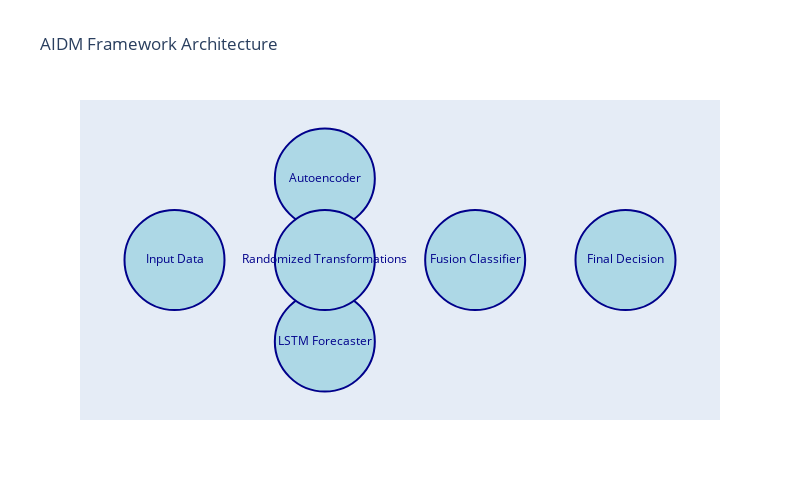

Notebook code for this chart:
### Markdown cell above
## 2. AIDM Framework Overview

The AIDM system combines multiple detection techniques for comprehensive anomaly detection:

### Code cell
# Create AIDM framework overview diagram
fig = go.Figure()

# Define components and their positions
components = {
    'Input Data': (0, 0),
    'Autoencoder': (1, 1),
    'LSTM Forecaster': (1, -1),
    'Randomized Transformations': (1, 0),
    'Fusion Classifier': (2, 0),
    'Final Decision': (3, 0)
}

# Add component boxes
for component, (x, y) in components.items():
    fig.add_trace(go.Scatter(
        x=[x], y=[y],
        mode='markers+text',
        marker=dict(size=100, color='lightblue', line=dict(width=2, color='darkblue')),
        text=component,
        textposition='middle center',
        textfont=dict(size=12, color='darkblue'),
        showlegend=False
    ))

# Add arrows
arrows = [
    ((0, 0), (1, 1)),  # Input -> Autoencoder
    ((0, 0), (1, -1)), # Input -> LSTM
    ((0, 0), (1, 0)),  # Input -> Transformations
    ((1, 1), (2, 0)),  # Autoencoder -> Fusion
    ((1, -1), (2, 0)), # LSTM -> Fusion
    ((1, 0), (2, 0)),  # Transformations -> Fusion
    ((2, 0), (3, 0))   # Fusion -> Decision
]

for (start, end) in arrows:
    fig.add_annotation(
        x=end[0], y=end[1],
        ax=start[0], ay=start[1],
        arrowhead=2, arrowsize=1, arrowwidth=2,
        arrowcolor='gray'
    )

fig.update_layout(
    title="AIDM Framework Architecture",
    xaxis=dict(showgrid=False, zeroline=False, showticklabels=False),
    yaxis=dict(showgrid=False, zeroline=False, showticklabels=False),
    width=800, height=500,
    showlegend=False
)

fig.show()

### Figure 1 — Plotly figure (JSON) as saved in the notebook; plotly's stock layout.template omitted (floating-point values rounded to 4 significant figures)
{"data": [{"marker": {"color": "lightblue", "line": {"color": "darkblue", "width": 2}, "size": 100}, "mode": "markers+text", "showlegend": false, "text": "Input Data", "textfont": {"color": "darkblue", "size": 12}, "textposition": "middle center", "type": "scatter", "x": [0], "y": [0]}, {"marker": {"color": "lightblue", "line": {"color": "darkblue", "width": 2}, "size": 100}, "mode": "markers+text", "showlegend": false, "text": "Autoencoder", "textfont": {"color": "darkblue", "size": 12}, "textposition": "middle center", "type": "scatter", "x": [1], "y": [1]}, {"marker": {"color": "lightblue", "line": {"color": "darkblue", "width": 2}, "size": 100}, "mode": "markers+text", "showlegend": false, "text": "LSTM Forecaster", "textfont": {"color": "darkblue", "size": 12}, "textposition": "middle center", "type": "scatter", "x": [1], "y": [-1]}, {"marker": {"color": "lightblue", "line": {"color": "darkblue", "width": 2}, "size": 100}, "mode": "markers+text", "showlegend": false, "text": "Randomized Transformations", "textfont": {"color": "darkblue", "size": 12}, "textposition": "middle center", "type": "scatter", "x": [1], "y": [0]}, {"marker": {"color": "lightblue", "line": {"color": "darkblue", "width": 2}, "size": 100}, "mode": "markers+text", "showlegend": false, "text": "Fusion Classifier", "textfont": {"color": "darkblue", "size": 12}, "textposition": "middle center", "type": "scatter", "x": [2], "y": [0]}, {"marker": {"color": "lightblue", "line": {"color": "darkblue", "width": 2}, "size": 100}, "mode": "markers+text", "showlegend": false, "text": "Final Decision", "textfont": {"color": "darkblue", "size": 12}, "textposition": "middle center", "type": "scatter", "x": [3], "y": [0]}], "layout": {"annotations": [{"arrowcolor": "gray", "arrowhead": 2, "arrowsize": 1, "arrowwidth": 2, "ax": 0, "ay": 0, "x": 1, "y": 1}, {"arrowcolor": "gray", "arrowhead": 2, "arrowsize": 1, "arrowwidth": 2, "ax": 0, "ay": 0, "x": 1, "y": -1}, {"arrowcolor": "gray", "arrowhead": 2, "arrowsize": 1, "arrowwidth": 2, "ax": 0, "ay": 0, "x": 1, "y": 0}, {"arrowcolor": "gray", "arrowhead": 2, "arrowsize": 1, "arrowwidth": 2, "ax": 1, "ay": 1, "x": 2, "y": 0}, {"arrowcolor": "gray", "arrowhead": 2, "arrowsize": 1, "arrowwidth": 2, "ax": 1, "ay": -1, "x": 2, "y": 0}, {"arrowcolor": "gray", "arrowhead": 2, "arrowsize": 1, "arrowwidth": 2, "ax": 1, "ay": 0, "x": 2, "y": 0}, {"arrowcolor": "gray", "arrowhead": 2, "arrowsize": 1, "arrowwidth": 2, "ax": 2, "ay": 0, "x": 3, "y": 0}], "height": 500, "showlegend": false, "title": {"text": "AIDM Framework Architecture"}, "width": 800, "xaxis": {"showgrid": false, "showticklabels": false, "zeroline": false}, "yaxis": {"showgrid": false, "showticklabels": false, "zeroline": false}}}
